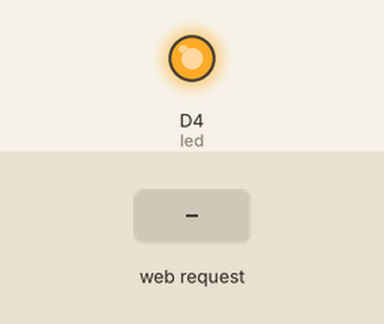
This sketch was run on a simulated ESP8266 (NodeMCU). Parts: output pins drawn as LEDs (lit = HIGH). The inputs (shaded band) are chosen by the test bench. WiFi joins after 1.5 s; servers stay silent unless stated; what the sketch prints to the serial monitor is not drawn.

Above: at 2.7 s.
2.8 s: HTTP request GET /on received
At 3.6 s:
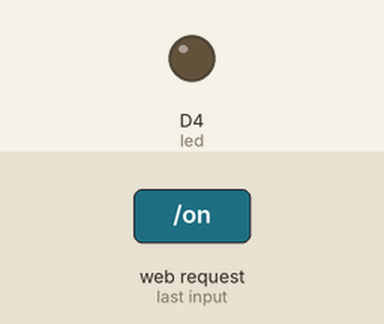
4.3 s: HTTP request GET /off received
At 4.7 s:
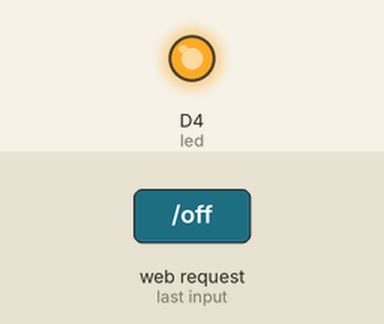
Timing chart, 0 to 7.3 s (numbered marks = the images above; inputs shaded):
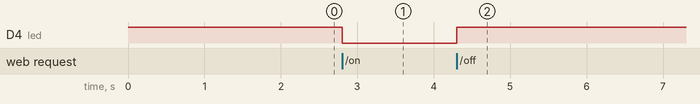

The sketch:

slave_b.ino
```cpp
//注意详情请看主板
//高低电平逻辑变换在34-44行代码
#include <ESP8266WiFi.h>

const char* ssid = "所连接wifi账号";
const char* pwd  = "所连接wifi密码";

WiFiServer server(80);
const int led = D4;

void setup() {
  Serial.begin(115200);
  pinMode(led, OUTPUT);
  digitalWrite(led, HIGH);

  Serial.print("连接WiFi中");
  WiFi.begin(ssid, pwd);
  while (WiFi.status() != WL_CONNECTED) {
    delay(300);
    Serial.print(".");
  }
  Serial.println(F("\nWiFi连接成功！从ESP IP："));
  Serial.println(WiFi.localIP());
  server.begin();
}

void loop() {
  WiFiClient client = server.available();
  if (!client) return;

  String req = client.readStringUntil('\r');
  while(client.available()){
    client.read();
  }

  bool isCmd = false;
  if (req.indexOf("/on") != -1) {
    digitalWrite(led, LOW);
    isCmd = true;
  }
  if (req.indexOf("/off") != -1) {
    digitalWrite(led, HIGH);
    isCmd = true;
  }

  if(isCmd){
    client.println(F("HTTP/1.1 200 OK"));
    client.println(F("Content-Type: text/plain"));
    client.println(F("Connection: close"));
    client.println(F(""));
    client.println(F("OK"));
  }else{
    client.println(F("HTTP/1.1 200 OK"));
    client.println(F("Content-Type: text/html; charset=utf-8"));
    client.println(F("Connection: close"));
    client.println(F(""));
    client.print(F("<!DOCTYPE HTML><html><head><title>ESP2灯</title></head><body><h2>ESP2 页面</h2></body></html>"));
  }
  client.stop();
}
```

Measured:
- after the input at 2.8 s, D4 (led): HIGH → LOW at once
- after the input at 4.3 s, D4 (led): LOW → HIGH at once
